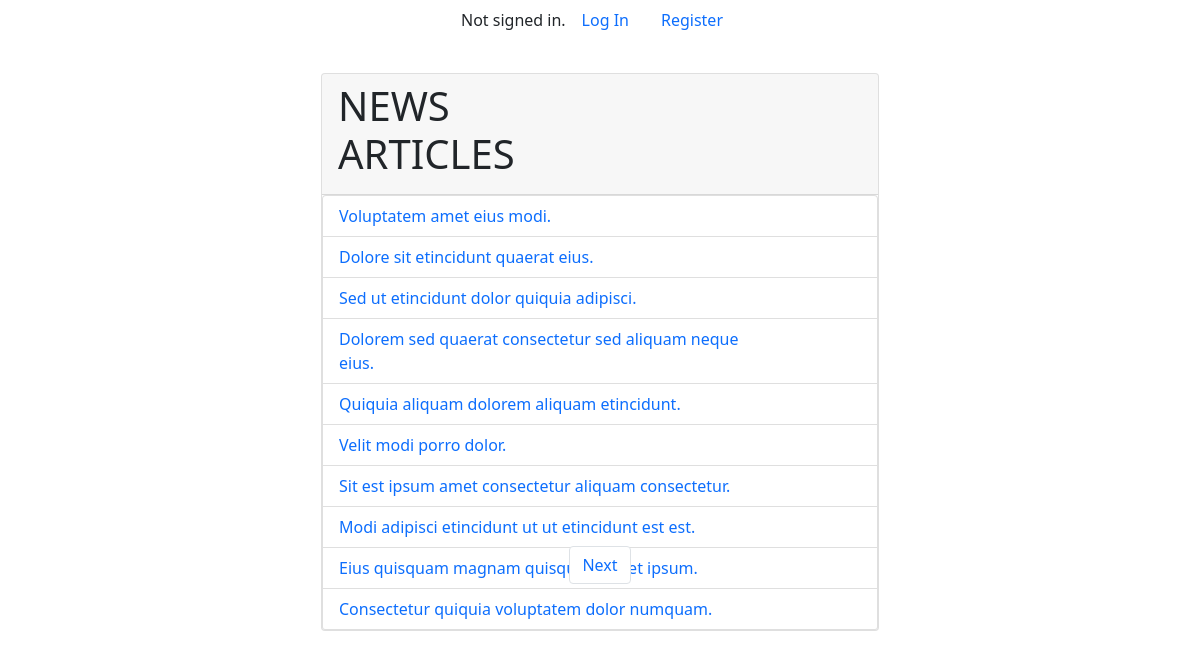
The app's page /, older data.
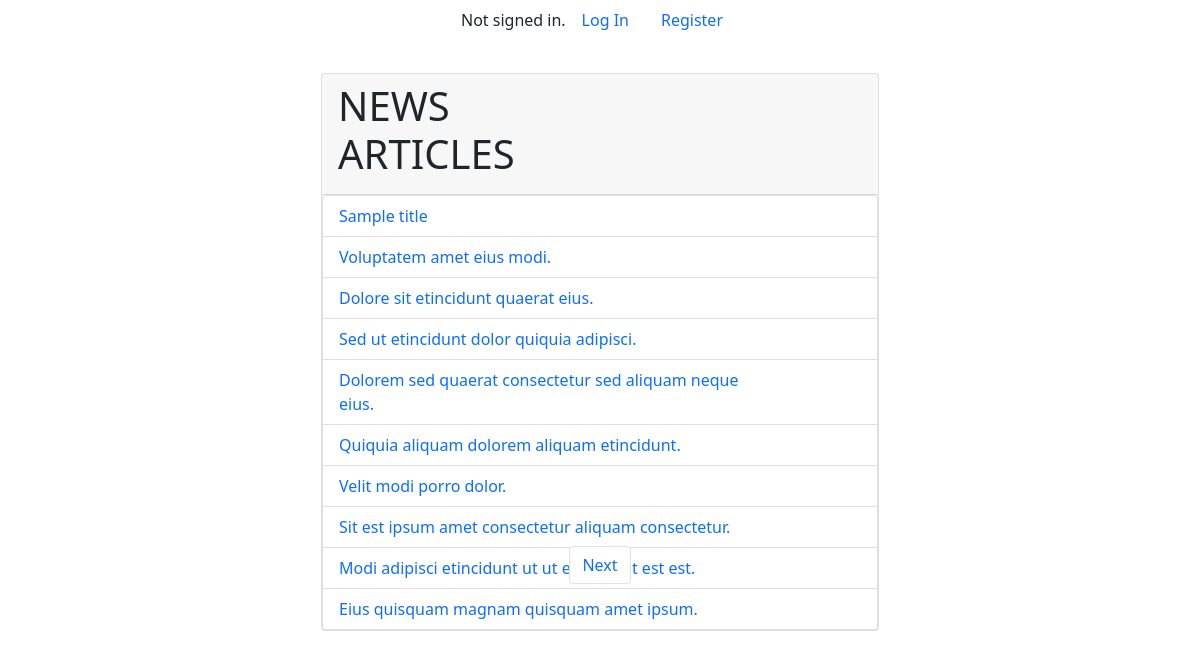
The same page, newer data.
### news/models.py (models this page shows)
class Article(models.Model):
    title = models.CharField(max_length=200)
    content = models.TextField()
    author = models.ForeignKey(User, on_delete=models.CASCADE)
    image_url = models.URLField(max_length=200, blank=True)
    created_at = models.DateTimeField(auto_now_add=True)
    updated_at = models.DateTimeField(auto_now=True)

### news/views.py (the view)
# urls.py: path('', views.index, name='index'),
def index(request):
    articles = Article.objects.all().order_by('-updated_at')
    paginator = Paginator(articles, 10)
    page_number = request.GET.get('page')
    page_obj = paginator.get_page(page_number)
    return render(request, 'news/index.html', {'page_obj': page_obj})

### news/templates/news/index.html (shortened to what this page needs)
{% extends "news/layout.html" %}
{% load static %}
{% block body %}
    <div class="card w-50">
        <div class="card-header">
          <div class="row">
            <div class="col-6">
              <h1 class="text-uppercase">
                News Articles
              </h1>
            </div>
          </div>
        </div>
        <div class="list-group">
          {% for article in page_obj %}
          <div
          class="list-group-item list-group-item-action d-flex flex-row justify-content-between"
          aria-current="true">
            <a href="{% url 'news:article_detail' article.id %}"
            class="text-decoration-none col-10"
            aria-current="true">
              {{ article.title }}
            </a>
          </div>
          {% endfor %}
        </div>
    </div>
    <nav aria-label="Page navigation example" class="position-absolute down_pagination">
      <ul class="pagination">
          {% if page_obj.has_next %}
              <li class="page-item">
                  <a class="text-decoration-none page-link" href="?page={{ page_obj.next_page_number }}">Next</a>
              </li>
          {% endif %}
      </ul>
  </nav>
{% endblock %}

Row changes from the older to the newer data that the page shows:
no longer on this page (row unchanged): Article: title "Consectetur quiquia voluptatem dolor numquam."
added Article: title "Sample title"
